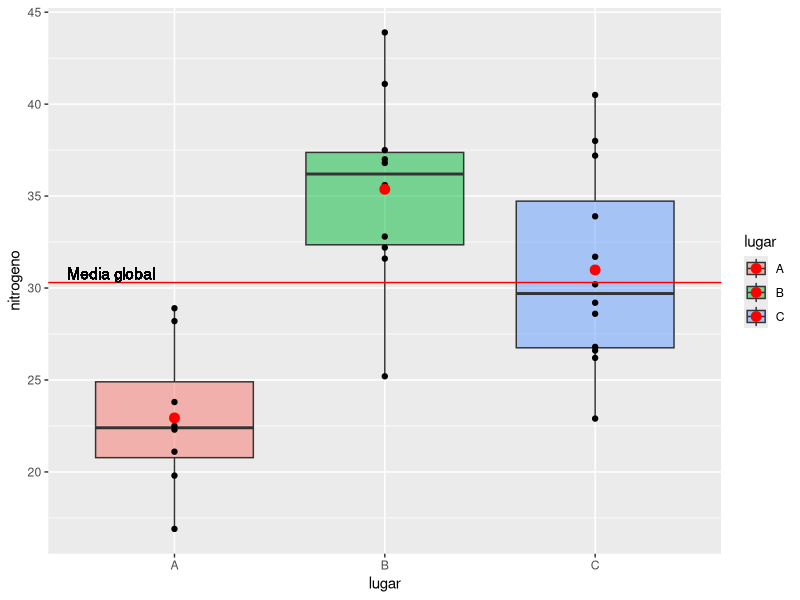

Source code (R):
## ---- chunk 1
    df <- data.frame(nitrogeno = c(19.8, 21.1, 28.2, 22.3, 22.5, 28.9, 23.8, 16.9, 31.6, 32.8, 41.1, 36.8, 37.0, 35.6, 32.2, 43.9, 37.5, 25.2, 37.2, 30.2, 26.6, 31.7, 26.8, 28.6, 29.2, 22.9, 38.0, 33.9, 26.2, 40.5),
    lugar = rep(c("A", "B", "C"), c(8, 10, 12)))
## ---- chunk 2
    #| message: false
    library(tidyverse)
    media <- mean(df$nitrogeno)
    df |> 
        ggplot(aes(x = lugar, y = nitrogeno, fill = lugar)) +
        geom_boxplot(alpha = 0.5) +
        geom_point() + 
        stat_summary(fun = mean, geom = "point", size = 3, color = "red") +
        geom_hline(yintercept = media, color = "red") +
        geom_text(aes(x = 0.7, y = media + 0.5, label = "Media global") )
## ---- chunk 3
    library(knitr)
    library(broom)
    aov1 <- aov(nitrogeno ~ lugar, data = df) 
    aov1 |> 
        tidy() |> 
        kable()
## ---- chunk 4
    lm(nitrogeno ~ lugar, data = df) |> 
        anova() |> 
        tidy() |> 
        kable()
## ---- chunk 5
    TukeyHSD(aov(nitrogeno ~ lugar, data = df)) |> 
        tidy() |> 
        kable()
## ---- chunk 6
    pairwise.t.test(df$nitrogeno, df$lugar, p.adjust.method = "bonferroni") |> 
        tidy() |> 
        kable()
## ---- chunk 7
    #| message: false
    library(tidyverse)
    #df <- read_csv("https://aprendeconalf.es/estadistica-practicas-r/datos/trigo.csv")
    df <- read_csv("datos/trigo.csv")
## ---- chunk 8
    library(knitr)
    library(broom)
    aov(cosecha ~ abono, data = df) |> 
        tidy() |> 
        kable()
## ---- chunk 9
    lm(semilla ~ abono, data = df) |> 
        anova() |> 
        tidy() |> 
        kable()
## ---- chunk 10
    library(knitr)
    library(broom)
    aov(cosecha ~ semilla + abono, data = df) |> 
        tidy() |> 
        kable()
## ---- chunk 11
    lm(cosecha ~ semilla + abono, data = df) |> 
        anova() |> 
        tidy() |> 
        kable()
